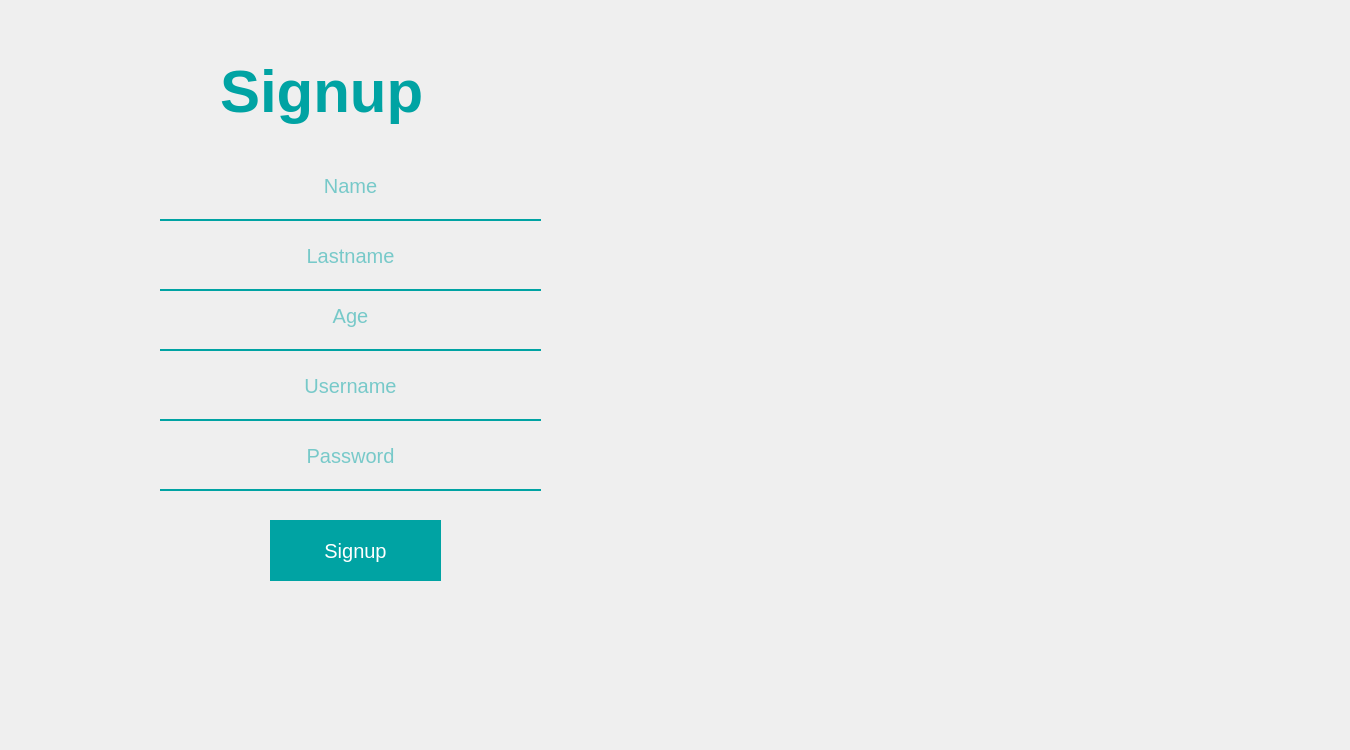
<?xml version="1.0" encoding="UTF-8"?>
<ui version="4.0">
 <class>signup</class>
 <widget class="QMainWindow" name="signup">
  <property name="geometry">
   <rect>
    <x>0</x>
    <y>0</y>
    <width>1350</width>
    <height>750</height>
   </rect>
  </property>
  <property name="windowTitle">
   <string>MainWindow</string>
  </property>
  <widget class="QWidget" name="centralwidget">
   <widget class="QLabel" name="labelSignup">
    <property name="geometry">
     <rect>
      <x>0</x>
      <y>0</y>
      <width>1350</width>
      <height>750</height>
     </rect>
    </property>
    <property name="styleSheet">
     <string notr="true">image: url(:/background4/background4.jpg);</string>
    </property>
    <property name="text">
     <string/>
    </property>
   </widget>
   <widget class="QLabel" name="labelSignup2">
    <property name="geometry">
     <rect>
      <x>220</x>
      <y>40</y>
      <width>261</width>
      <height>101</height>
     </rect>
    </property>
    <property name="font">
     <font>
      <pointsize>45</pointsize>
      <weight>75</weight>
      <bold>true</bold>
     </font>
    </property>
    <property name="styleSheet">
     <string notr="true">color: rgb(0, 163, 163);</string>
    </property>
    <property name="text">
     <string>Signup</string>
    </property>
   </widget>
   <widget class="QLineEdit" name="lineEditName">
    <property name="geometry">
     <rect>
      <x>160</x>
      <y>160</y>
      <width>381</width>
      <height>61</height>
     </rect>
    </property>
    <property name="font">
     <font>
      <pointsize>15</pointsize>
     </font>
    </property>
    <property name="layoutDirection">
     <enum>Qt::LeftToRight</enum>
    </property>
    <property name="styleSheet">
     <string notr="true">background-color: rgba(0, 0, 0, 0);
border:none;
border-bottom:2px solid rgb(0, 163, 163);
color: rgb(0, 163, 163);
padding-bottom:7px</string>
    </property>
    <property name="text">
     <string/>
    </property>
    <property name="alignment">
     <set>Qt::AlignCenter</set>
    </property>
    <property name="placeholderText">
     <string>Name</string>
    </property>
   </widget>
   <widget class="QLineEdit" name="lineEditLastname">
    <property name="geometry">
     <rect>
      <x>160</x>
      <y>230</y>
      <width>381</width>
      <height>61</height>
     </rect>
    </property>
    <property name="font">
     <font>
      <pointsize>15</pointsize>
     </font>
    </property>
    <property name="layoutDirection">
     <enum>Qt::LeftToRight</enum>
    </property>
    <property name="styleSheet">
     <string notr="true">background-color: rgba(0, 0, 0, 0);
border:none;
border-bottom:2px solid rgb(0, 163, 163);
color: rgb(0, 163, 163);
padding-bottom:7px</string>
    </property>
    <property name="text">
     <string/>
    </property>
    <property name="alignment">
     <set>Qt::AlignCenter</set>
    </property>
    <property name="placeholderText">
     <string>Lastname</string>
    </property>
   </widget>
   <widget class="QLineEdit" name="lineEditAge">
    <property name="geometry">
     <rect>
      <x>160</x>
      <y>290</y>
      <width>381</width>
      <height>61</height>
     </rect>
    </property>
    <property name="font">
     <font>
      <pointsize>15</pointsize>
     </font>
    </property>
    <property name="layoutDirection">
     <enum>Qt::LeftToRight</enum>
    </property>
    <property name="styleSheet">
     <string notr="true">background-color: rgba(0, 0, 0, 0);
border:none;
border-bottom:2px solid rgb(0, 163, 163);
color: rgb(0, 163, 163);
padding-bottom:7px</string>
    </property>
    <property name="text">
     <string/>
    </property>
    <property name="alignment">
     <set>Qt::AlignCenter</set>
    </property>
    <property name="placeholderText">
     <string>Age</string>
    </property>
   </widget>
   <widget class="QLineEdit" name="lineEditUsername">
    <property name="geometry">
     <rect>
      <x>160</x>
      <y>360</y>
      <width>381</width>
      <height>61</height>
     </rect>
    </property>
    <property name="font">
     <font>
      <pointsize>15</pointsize>
     </font>
    </property>
    <property name="layoutDirection">
     <enum>Qt::LeftToRight</enum>
    </property>
    <property name="styleSheet">
     <string notr="true">background-color: rgba(0, 0, 0, 0);
border:none;
border-bottom:2px solid rgb(0, 163, 163);
color: rgb(0, 163, 163);
padding-bottom:7px</string>
    </property>
    <property name="text">
     <string/>
    </property>
    <property name="alignment">
     <set>Qt::AlignCenter</set>
    </property>
    <property name="placeholderText">
     <string>Username</string>
    </property>
   </widget>
   <widget class="QLineEdit" name="lineEditPassword">
    <property name="geometry">
     <rect>
      <x>160</x>
      <y>430</y>
      <width>381</width>
      <height>61</height>
     </rect>
    </property>
    <property name="font">
     <font>
      <pointsize>15</pointsize>
     </font>
    </property>
    <property name="layoutDirection">
     <enum>Qt::LeftToRight</enum>
    </property>
    <property name="styleSheet">
     <string notr="true">background-color: rgba(0, 0, 0, 0);
border:none;
border-bottom:2px solid rgb(0, 163, 163);
color: rgb(0, 163, 163);
padding-bottom:7px</string>
    </property>
    <property name="text">
     <string/>
    </property>
    <property name="alignment">
     <set>Qt::AlignCenter</set>
    </property>
    <property name="placeholderText">
     <string>Password</string>
    </property>
   </widget>
   <widget class="QPushButton" name="pushButtonSignup">
    <property name="geometry">
     <rect>
      <x>270</x>
      <y>520</y>
      <width>171</width>
      <height>61</height>
     </rect>
    </property>
    <property name="font">
     <font>
      <pointsize>15</pointsize>
     </font>
    </property>
    <property name="styleSheet">
     <string notr="true">background-color: rgb(0, 163, 163);
border:2px solid rgb(0, 163, 163);
color: rgb(255, 255, 255);</string>
    </property>
    <property name="text">
     <string>Signup</string>
    </property>
   </widget>
  </widget>
 </widget>
 <resources/>
 <connections/>
</ui>
